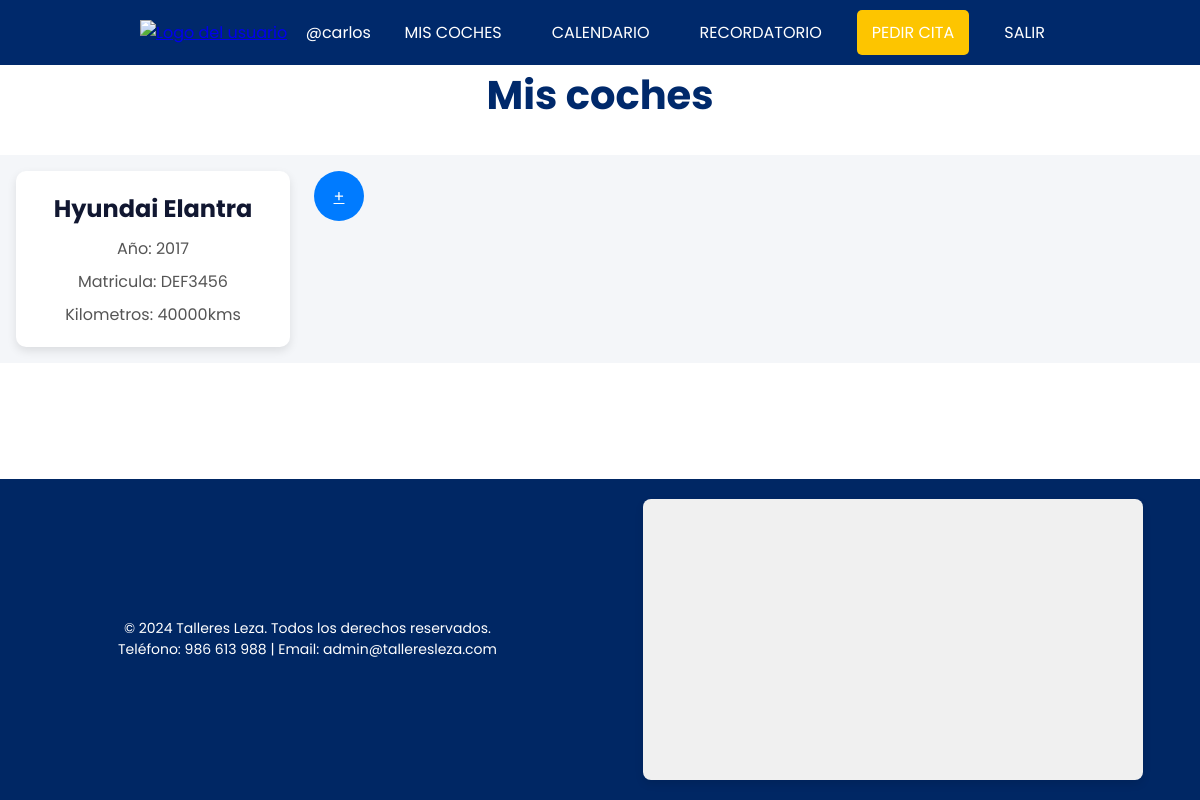
The page /coches.php (signed in) on the database its author committed.
### tables this page shows
CREATE TABLE vehiculos (
    id_vehiculo INT PRIMARY KEY AUTO_INCREMENT,
    id_usuario INT,
    modelo VARCHAR(70) NOT NULL,
    año INT NOT NULL,
    matricula VARCHAR(8) NOT NULL UNIQUE,
    kilometros INT NOT NULL,
    FOREIGN KEY (id_usuario) REFERENCES Usuarios(id_usuario)
);

### coches.php (the view, shortened to what this page needs)
<?php
if (!isset($_SESSION['usuario'])) {
    ?><script>history.back()</script><?php
} else {
    $conexion = new mysqli('localhost', 'root', '', 'gestiontaller');
    $usuario = $_SESSION['usuario'];
    $getLogin = "SELECT id_usuario FROM usuarios WHERE arroba = '$usuario'";
    $loginResult = $conexion->query($getLogin);
    if ($loginResult->num_rows > 0) {
        $loginRow = $loginResult->fetch_assoc();
        $idUsuario = $loginRow['id_usuario'];
        $getCoches = "SELECT * FROM vehiculos WHERE id_usuario = $idUsuario";
    } else {
        echo "Usuario no encontrado.";
    }
?>
<!DOCTYPE html>
<html lang="en">
<head>
    <link rel="stylesheet" href="assets/css/header.css">
    <link rel="stylesheet" href="assets/css/footer.css">
    <link rel="stylesheet" href="assets/css/styles.css">
</head>
<body>
    <?php include("./partials/header_usuario.php") ?>
     <h2>Mis coches</h2>
    <?php
     $coches = $conexion->query($getCoches);
    if ($coches->num_rows > 0) {
        echo '<div class="coches-container">';
         while ($row = $coches->fetch_assoc()) {
            echo '<div class="coche">';
            echo '<h2>'. $row['modelo'] . '</h2>'; echo '<p>Año: ' . $row['año'] . '</p>'; echo '<p>Matricula: ' . $row['matricula'] . '</p>';echo '<p>Kilometros: ' . $row['kilometros'] . 'kms</p>'; echo '</div>';
        } echo '</div>';
    ?>
    <?php
      include("./partials/footer.php");?>
</body>
</html>
<?php
}
}
?>

### assets/css/styles.css (style rules this page uses)
*, :root { margin: 0; padding: 0; box-sizing: border-box; font-family: "Poppins", sans-serif; }
html { min-height: 100%; position: relative; }
body { display: flex; flex-direction: column; min-height: 100vh; margin: 0; }
h2 { font-size: 2.5rem; text-align: center; margin-bottom: 30px; color: #00296b; font-weight: bold; }
.coches-container { display: grid; grid-template-columns: repeat(auto-fill, minmax(250px, 1fr)); gap: 24px; padding: 16px; background-color: #f4f6f9; }
.coche { background-color: white; border-radius: 10px; overflow: hidden; box-shadow: 0 4px 10px rgba(0, 0, 0, 0.1); padding: 20px; text-align: center; transition: transform 0.3s ease, box-shadow 0.3s ease; }
.coche h2 { font-size: 1.5rem; color: #111731; margin-bottom: 10px; }
.coche p { font-size: 1rem; color: #555; margin-bottom: 8px; }
.coche p:last-child { margin-bottom: 0; }

### rows shown on the page
vehiculos: modelo "Hyundai Elantra", año "2017", matricula "DEF3456", kilometros "40000"

### other values the page prints
$_SESSION['usuario'] "@carlos"
